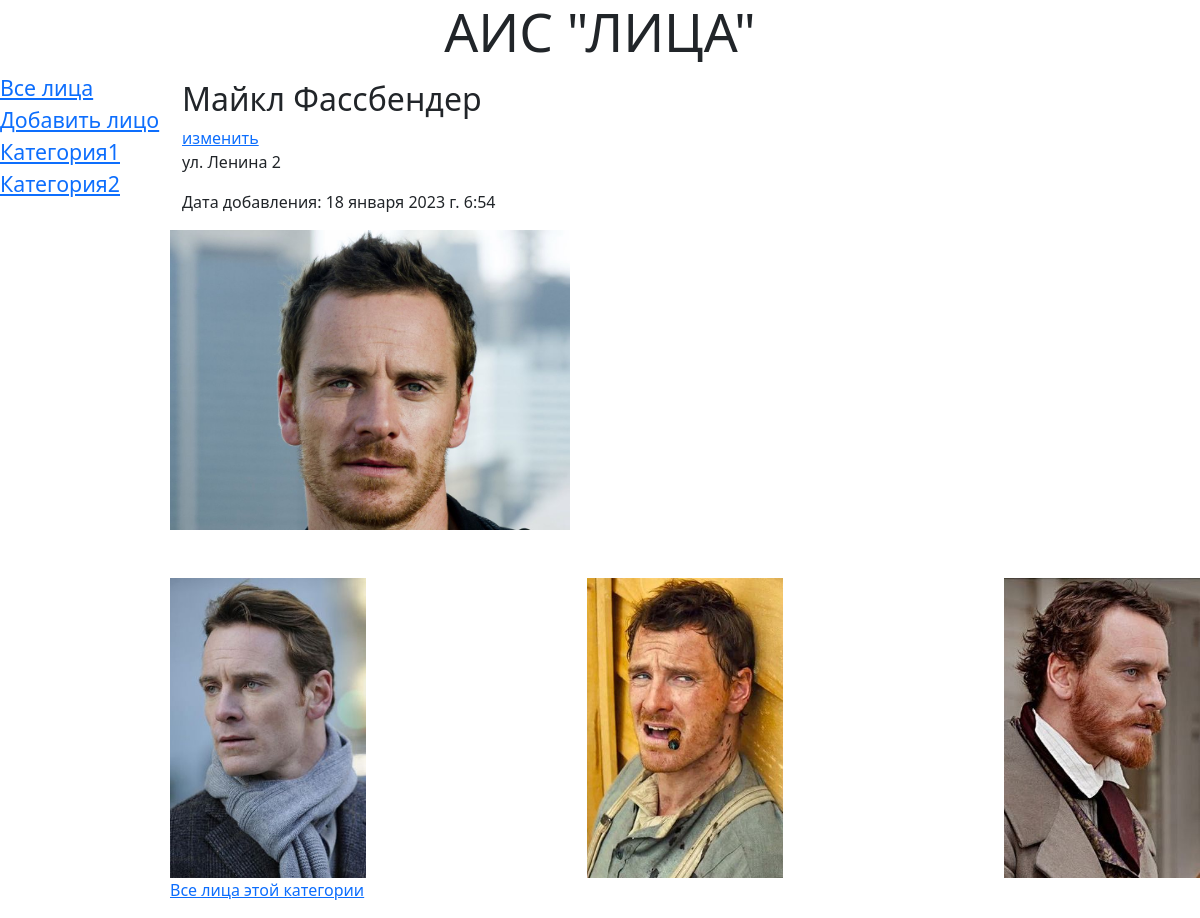
Page /bboard/2/6/ on the committed database.
### bboard/models.py (models this page shows, shortened)
class Rubric(models.Model):
    name = models.CharField(verbose_name='Название', db_index = True, max_length=20)
    class Meta:
        verbose_name = 'Категория'
        verbose_name_plural = 'Категории'
        ordering = ['name']

class Bb(models.Model):
    title = models.CharField(max_length=50, verbose_name='Фамилия')
    firstname = models.CharField(max_length=50, verbose_name='Имя', null=True)
    midname = models.CharField(max_length=50, verbose_name='Отчество', null=True, blank=True)
    content = models.TextField(null=True, blank=True, verbose_name='Комментарий')
    published = models.DateTimeField(auto_now_add=True, db_index=True, verbose_name='Дата добавления')
    rubric = models.ForeignKey('Rubric', null = True, on_delete=models.PROTECT, verbose_name='Категория')
    image = models.ImageField(blank=True, upload_to=get_timestamp_path, verbose_name='Фото', null=True)
    class Kinds(models.TextChoices):
        MAN = 'm', 'М'
        WOMAN = 'w', 'Ж'
        __empty__ = 'Выберите пол'
    kind = models.CharField(null=True, max_length=1, choices=Kinds.choices, default=Kinds.MAN, verbose_name='Пол')
    class Meta:
        verbose_name = 'Лицо'
        verbose_name_plural = 'Лица'
        ordering = ['-published']

class AdditionalImage(models.Model):
    bb = models.ForeignKey(Bb, on_delete=models.CASCADE, verbose_name='Лицо')
    image = models.ImageField(upload_to=get_timestamp_path, verbose_name='Дополнительное фото')
    class Meta:
        verbose_name_plural = 'Дополнительные фото'
        verbose_name = 'Дополнительное фото'

### bboard/views.py (the view)
# urls.py: path('<int:rubric_pk>/<int:pk>/', detail, name='detail'),
def detail(request, rubric_pk, pk):
    bb = get_object_or_404(Bb, pk=pk)
    ais = bb.additionalimage_set.all()
    rubrics = Rubric.objects.all()
    context = {'bb': bb, 'ais': ais, 'rubrics': rubrics}
    return render(request, 'bboard/detail.html', context)

### bboard/templates/bboard/detail.html (shortened to what this page needs)
{% extends "layout/basic.html" %}
{% load bootstrap5 %}
{% block content %}
<div class="container-fluid mt-3">
    <div class="row">
        <div class="col">
            <h2>{{ bb.firstname }} {{ bb.title }}</h2>
            <a href="{% url 'edit' rubric_pk=bb.rubric.id pk=bb.pk %}">изменить</a>
            <p>{{ bb.content }}</p>
            <p class="text-right font-italic">Дата добавления: {{ bb.published }}</p>
        </div>
    </div>
</div>
        {% if bb.image %}
        <div class="col-md-auto"><img src="{{ bb.image.url }}"
        class="main-image"></div>
        {% endif %}
{% if ais %}
<div class="d-flex justify-content-between flex-wrap mt-5">
    {% for ai in ais %}
    <div>
        <img class="additional-image" src="{{ ai.image.url }}">
    </div>
    {% endfor %}
</div>
{% endif %}
<p><a href="{% url 'by_rubric' rubric_id=bb.rubric.id %}{{ all }}">Все лица этой категории</a></p>
{% endblock %}

### bboard/templates/layout/basic.html (shortened to what this page needs)
{% load static %}
{% load thumbnail %}
{% load bootstrap5 %}
<!DOCTYPE HTML>
<html>
    <head>
        <link rel="stylesheet" type="text/css" href="{% static 'bboard/style.css' %}">
        {% bootstrap_css %}
    </head>
    <body>
        <header>
            <h1>АИС "Лица"</h1>
        </header>
        <nav>
            <a href="{% url 'index' %}">Все лица</a>
            <a href="{% url 'add'%}">Добавить лицо</a>
            {% for rubric in rubrics %}
            <a href="{% url 'by_rubric' rubric.id %}">{{ rubric.name }}</a>
            {% endfor %}
        </nav>
        <section>
            {% block content %}
            {% endblock %}
        </section>
    </body>
</html>

### bboard/static/bboard/style.css (style rules this page uses)
header h1 { font-size : 40pt ; text-transform: uppercase ; text-align : center ; }
nav { font-size : 16pt ; width : 180px ; float : left ; }
nav a { display : block; margin : 1Opx 0px ; }
section { margin-left : 170px ; }
.main-image, .additional-image { height: 300px; }

### rows in the picture
Rubric: name "Категория1"
Rubric: name "Категория2"
Bb: firstname "Майкл", title "Фассбендер", content "ул. Ленина 2", published "18 января 2023 г. 6:54", image (picture)
AdditionalImage: image (picture)
AdditionalImage: image (picture)
AdditionalImage: image (picture)
